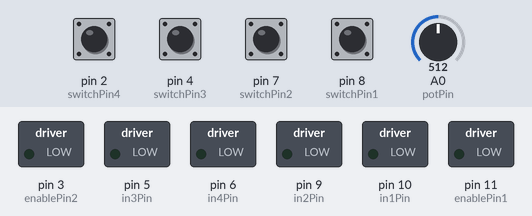
Bench run of a sketch on a simulated Arduino Uno, built with avr-gcc and run on an emulated ATmega328P. Shown: switched loads named in the sketch (green lamp = pin HIGH). The inputs (shaded band) are chosen by the test bench; at power-on: pin 2 (switchPin4), pin 4 (switchPin3), pin 7 (switchPin2), pin 8 (switchPin1) HIGH, A0 (potPin) = 512.

Above: at 1.2 s.
1.3 s: pin 2 (switchPin4) pulled LOW for 0.15 s
At 1.9 s:
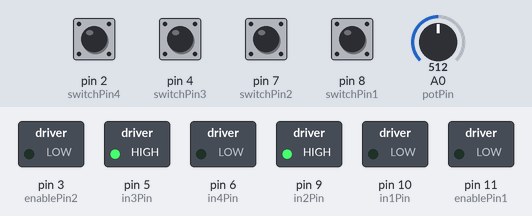
2.9 s: pin 4 (switchPin3) pulled LOW for 0.15 s
At 4.2 s:
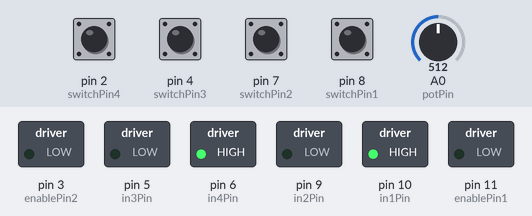
4.5 s: pin 7 (switchPin2) pulled LOW for 0.15 s
At 5.6 s:
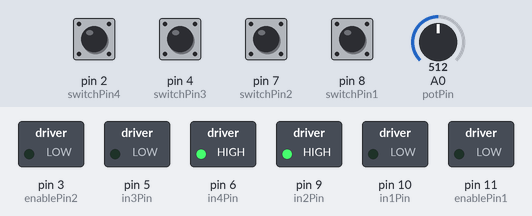
6.1 s: pin 8 (switchPin1) pulled LOW for 0.15 s
At 6.8 s:
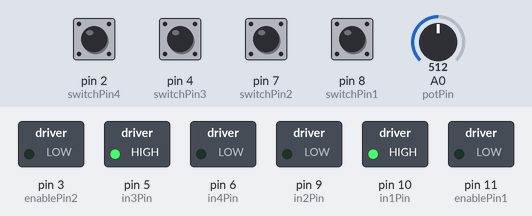
7.7 s: pin 2 (switchPin4) pulled LOW for 1 s
At 8.5 s:
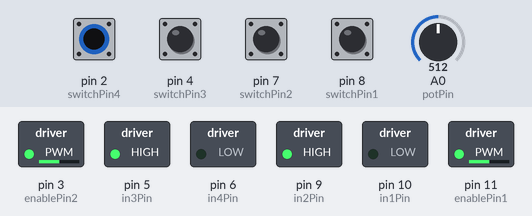
10.2 s: pin 4 (switchPin3) pulled LOW for 1 s
At 11.0 s:
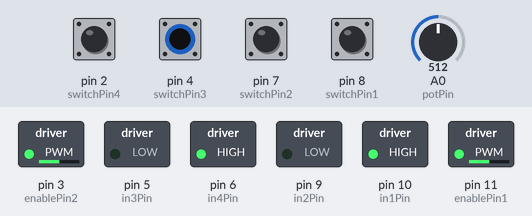
Timing chart, 0 to 13.2 s (numbered marks = the images above; inputs shaded):
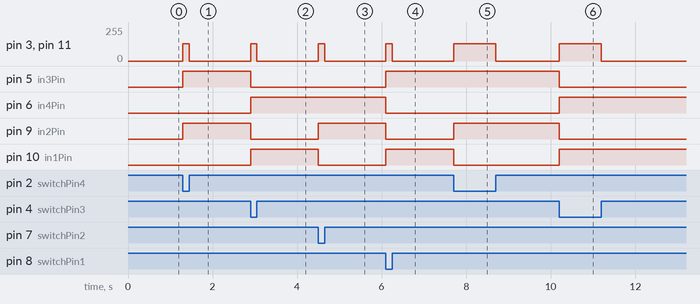

Measured:
- after the input at 1.3 s, pin 3 (enablePin2), pin 11 (enablePin1): 0/255 → 128/255 at once, → 0/255 0.15 s later; pin 5 (in3Pin), pin 9 (in2Pin): LOW → HIGH at once
- after the input at 2.9 s, pin 3 (enablePin2), pin 11 (enablePin1): 0/255 → 128/255 at once, → 0/255 0.15 s later; pin 5 (in3Pin), pin 9 (in2Pin): HIGH → LOW at once; pin 6 (in4Pin), pin 10 (in1Pin): LOW → HIGH at once
- after the input at 4.5 s, pin 3 (enablePin2), pin 11 (enablePin1): 0/255 → 128/255 at once, → 0/255 0.15 s later; pin 9 (in2Pin): LOW → HIGH at once; pin 10 (in1Pin): HIGH → LOW at once
- after the input at 6.1 s, pin 3 (enablePin2), pin 11 (enablePin1): 0/255 → 128/255 at once, → 0/255 0.15 s later; pin 5 (in3Pin), pin 10 (in1Pin): LOW → HIGH at once; pin 6 (in4Pin), pin 9 (in2Pin): HIGH → LOW at once
- after the input at 7.7 s, pin 3 (enablePin2), pin 11 (enablePin1): 0/255 → 128/255 at once, → 0/255 1.0 s later; pin 9 (in2Pin): LOW → HIGH at once; pin 10 (in1Pin): HIGH → LOW at once
- after the input at 10.2 s, pin 3 (enablePin2), pin 11 (enablePin1): 0/255 → 128/255 at once, → 0/255 1.0 s later; pin 5 (in3Pin), pin 9 (in2Pin): HIGH → LOW at once; pin 6 (in4Pin), pin 10 (in1Pin): LOW → HIGH at once

The sketch:

Arduino_Code.ino
```cpp
// L293d IC Connection
int enablePin1 = 11;
int in1Pin = 10;
int in2Pin = 9;
int enablePin2 = 3;
int in3Pin = 5;
int in4Pin = 6;
// DIP 4 Switch Connection
int switchPin1 = 8;
int switchPin2 = 7;
int switchPin3 = 4;
int switchPin4 = 2;
// Potentio meter connection
int potPin = 0;
// Switch status will be stored digitally in following integer variable
int switchPin1status;
int switchPin2status;
int switchPin3status;
int switchPin4status;

void setup()
{
	// Pinmode as an input or output
  	pinMode(in1Pin, OUTPUT);
	pinMode(in2Pin, OUTPUT);
	pinMode(in3Pin, OUTPUT);
	pinMode(in4Pin, OUTPUT);
	pinMode(enablePin1, OUTPUT);
	pinMode(enablePin2, OUTPUT);
  	// Switch input as an input pullup
	pinMode(switchPin1, INPUT_PULLUP);
	pinMode(switchPin2, INPUT_PULLUP);
	pinMode(switchPin3, INPUT_PULLUP);
	pinMode(switchPin4, INPUT_PULLUP);
}
void loop()
{
	int speed = analogRead(potPin)/4; // Analog reading from the potentiometer as per the need we can divide analog reading by integer here it is divided by 4.
	// Following 4 line is used to read digital value from DIP4 switch and store in integer respectively.
  	switchPin1status=digitalRead(switchPin1);
	switchPin2status=digitalRead(switchPin2);
	switchPin3status=digitalRead(switchPin3);
	switchPin4status=digitalRead(switchPin4);
	// if DIP switch1 is on then here it will be detected as active low and remaining will remain as an active high
	// here we will call function setMotorforward by passing speed.
	if(switchPin1status==0 && switchPin2status==1 && switchPin3status==1 && switchPin4status==1)
		{setMotorforward(speed);}
	// if DIP switch2 is on then here it will be detected as active low and remaining will remain as an active high
	// here we will call function setMotorreverse to run motor backward by passing speed.
  	else if(switchPin1status==1 && switchPin2status==0 && switchPin3status==1 && switchPin4status==1)
		{setMotorreverse(speed);}
	// if DIP switch3 is on then here it will be detected as active low and remaining will remain as an active high
	// here we will call function setMotorright by passing speed.
  	else if(switchPin1status==1 && switchPin2status==1 && switchPin3status==0 && switchPin4status==1)
		{setMotorright(speed);}
	// if DIP switch4 is on then here it will be detected as active low and remaining will remain as an active high
	// here we will call function setMotorleft by passing speed.
  	else if(switchPin1status==1 && switchPin2status==1 && switchPin3status==1 && switchPin4status==0)
		{setMotorleft(speed);}
	// if any switch is not on or any two or more switch is on which leads to stop all motor
	// here we will call function setMotorstop
  	else
		{setMotorstop(speed);}

}
// Function to move motor forward both motor will rotate in forward direction
void setMotorforward(int speed)
{
analogWrite(enablePin1, speed);
analogWrite(enablePin2, speed);
digitalWrite(in1Pin, HIGH);// Motor1 move in forward direction
digitalWrite(in2Pin, LOW);
digitalWrite(in3Pin, HIGH);// Motor2 move in forward direction
digitalWrite(in4Pin, LOW);
}
// Function to move motor backward both motor will rotate in backward direction
void setMotorreverse(int speed)
{
analogWrite(enablePin1, speed);
analogWrite(enablePin2, speed);
digitalWrite(in1Pin, LOW);// Motor1 move in reverese direction
digitalWrite(in2Pin, HIGH);
digitalWrite(in3Pin, LOW);// Motor2 move in reverese direction
digitalWrite(in4Pin, HIGH);
}
// Function to move motor right.
void setMotorright(int speed)
{
analogWrite(enablePin1, speed);
analogWrite(enablePin2, speed);
digitalWrite(in1Pin, HIGH);// Motor1 move in forward direction
digitalWrite(in2Pin, LOW);
digitalWrite(in3Pin, LOW);// Motor2 move in reverese direction
digitalWrite(in4Pin, HIGH);
}
// Function to move motor Left
void setMotorleft(int speed)
{
analogWrite(enablePin1, speed);
analogWrite(enablePin2, speed);
digitalWrite(in1Pin, LOW);// Motor1 move in reverese direction
digitalWrite(in2Pin, HIGH);
digitalWrite(in3Pin, HIGH);// Motor2 move in forward direction
digitalWrite(in4Pin, LOW);
}
// Function to stop motor
void setMotorstop(int speed)
{
speed=0; // to stop motor we are passing speed with 0 value.
analogWrite(enablePin1, speed);
analogWrite(enablePin2, speed);
}
```
